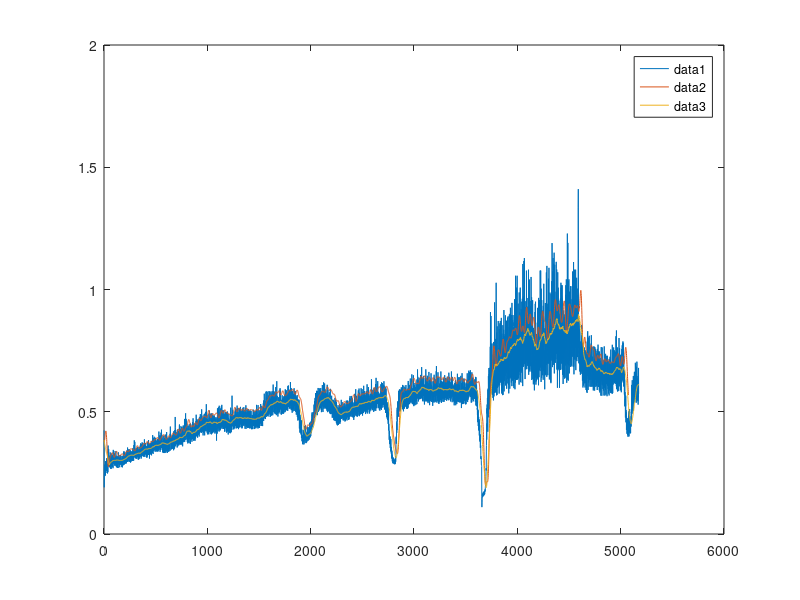

Here is the MATLAB script that generated this plot:
clear all
close all

load('EDA_DATA.mat')

raw_EDA = EDA_DATA(:,1);
lpf_EDA = EDA_DATA(:,2);
ma_EDA = EDA_DATA(:,3);

plot(raw_EDA)
hold on
plot(lpf_EDA(100:end,1))
hold on
plot(ma_EDA)
hold off
legend()
